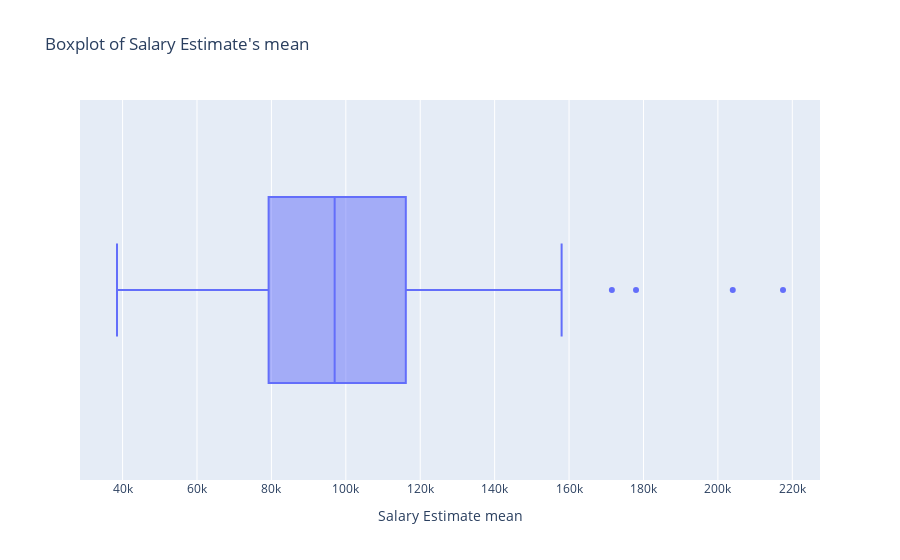

The notebook cell this image was saved under:
### Code cell
sestimate = df.groupby(['Salary Estimate']).size().reset_index(name = 'Count').sort_values('Count', ascending=False)
sestimate.replace(regex='\(Glassdoor est.\)', value='', inplace=True)
sestimate.replace(regex='\(Employer est.\)', value='', inplace=True)
sestimate.replace(regex='K', value='000', inplace=True)
sestimate.replace(regex='\$', value='', inplace=True)
sestimate['Salary Estimate mean'] = sestimate['Salary Estimate'].str.split('-', expand=True).astype(int).mean(axis=1)
px.box(sestimate, x='Salary Estimate mean', title='Boxplot of Salary Estimate\'s mean')

### Figure 1 — Plotly figure (JSON) as saved in the notebook; plotly's stock layout.template omitted (floating-point values rounded to 4 significant figures)
{"data": [{"alignmentgroup": "True", "hovertemplate": "Salary Estimate mean=%{x}<extra></extra>", "legendgroup": "", "marker": {"color": "#636efa"}, "name": "", "notched": false, "offsetgroup": "", "orientation": "h", "showlegend": false, "type": "box", "x": [84500, 105000, 106000, 112500, 98500, 111000, 87500, 68500, 76500, 78500, 79000, 91500, 121500, 111000, 82500, 66000, 83500, 69500, 89500, 119500, 138000, 96500, 158000, 107500, 113000, 97000, 117500, 153500, 99500, 178000, 131000, 129000, 171500, 130000, 95500, 104000, 155500, 63500, 45000, 105500, 100500, 128500, 83500, 115000, 125500, 87000, 100500, 95500, 86000, 112000, 129000, 130000, 57500, 80500, 149000, 145500, 204000, 38500, 40500, 58000, 92500, 62000, 60500, 69000, 61000, 92500, 83500, 80000, 77000, 82000, 83000, 94000, 72500, 97000, 116500, 98500, 99500, 102000, 217500, 109500, 73500, 90500, 140500, 104500, 94000, 104000, 152500, 56000, 76000, 74500, 77000], "x0": " ", "xaxis": "x", "y0": " ", "yaxis": "y"}], "layout": {"boxmode": "group", "legend": {"tracegroupgap": 0}, "title": {"text": "Boxplot of Salary Estimate's mean"}, "xaxis": {"anchor": "y", "domain": [0, 1], "title": {"text": "Salary Estimate mean"}}, "yaxis": {"anchor": "x", "domain": [0, 1]}}}
